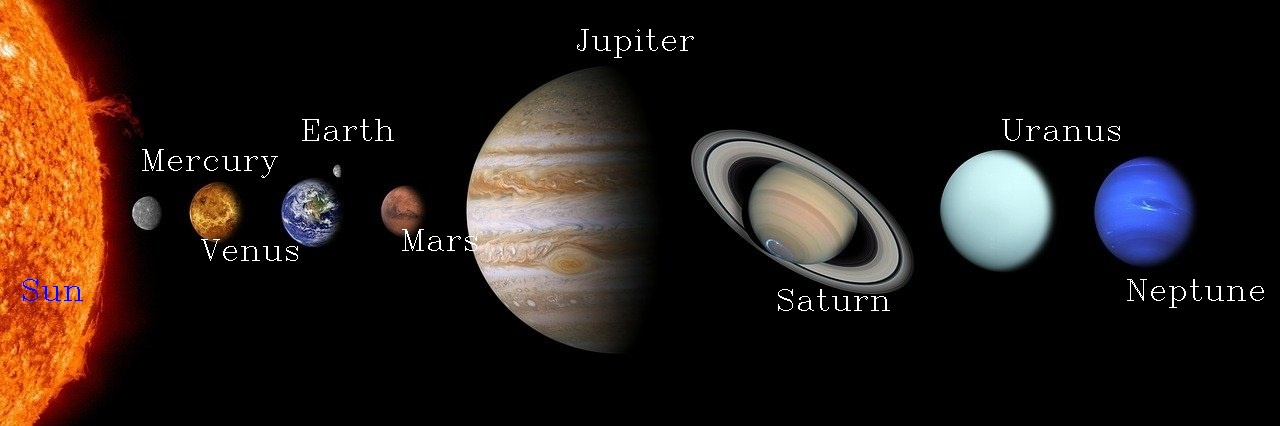
#> input picture Solar_systemwithname.jpg, 1280 x 426 px, found by its file name
$ python solar_planets.py
#> lines starting #> are read from the running program, lines starting #| are printed output that depends on the picture; after the words box and inside, x2 and y2 are one past the last pixel; in counts of white or black regions, pixels touching at a corner belong together
import cv2
img=cv2.imread("solar_systemwithname.jpg")
#> img is the input picture: shape (426, 1280, 3); mean B, G, R 22.5, 27.3, 37.9
cv2.imshow("output",img)
cv2.waitKey(0)
cv2.putText(img,
            "Sun",
            (20,300),
            cv2.FONT_HERSHEY_COMPLEX,
            1,
            (243,1,15)
            )
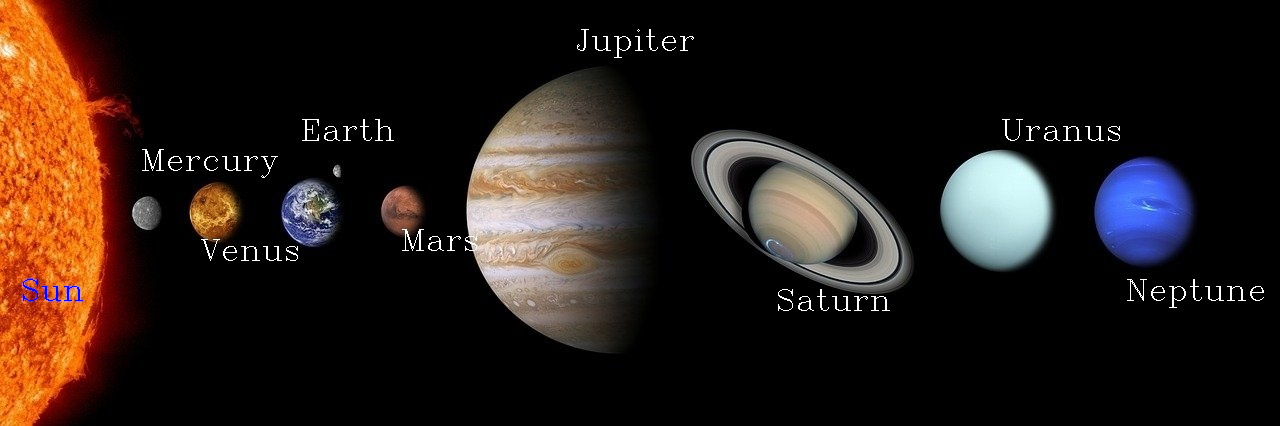
#> img: shape (426, 1280, 3); 0.04% of pixels changed, all inside (x1, y1, x2, y2) = (23, 279, 83, 301)
cv2.putText(img,
            "Mercury",
            (140,170),
            cv2.FONT_HERSHEY_COMPLEX,
            1,
            (255,255,255)
                )
#> img: shape (426, 1280, 3); 0.02% of pixels changed, all inside (x1, y1, x2, y2) = (144, 149, 276, 174)
cv2.putText(img,
            "Venus",
            (200,260),
            cv2.FONT_HERSHEY_COMPLEX,
            1,
            (255,255,255)
            )
#> img: shape (426, 1280, 3); mean B, G, R 22.5, 27.3, 37.9
cv2.putText(img,
            "Earth",
            (300,140),
            cv2.FONT_HERSHEY_COMPLEX,
            1,
            (255,255,255)
            )
#> img: shape (426, 1280, 3); mean B, G, R 22.5, 27.3, 37.9
cv2.putText(img,
            "Mars",
            (400,250),
            cv2.FONT_HERSHEY_COMPLEX,
            1,
            (255,255,255)
            )
#> img: shape (426, 1280, 3); mean B, G, R 22.5, 27.3, 37.9
cv2.putText(img,
            "Jupiter",
            (575,50),
            cv2.FONT_HERSHEY_COMPLEX,
            1,
            (255,255,255)
            )
#> img: shape (426, 1280, 3); mean B, G, R 22.5, 27.3, 37.9
cv2.putText(img,
            "Saturn",
            (775,310),
            cv2.FONT_HERSHEY_COMPLEX,
            1,
            (255,255,255)
            )
#> img: shape (426, 1280, 3); mean B, G, R 22.5, 27.3, 37.9
cv2.putText(img,
            "Uranus",
            (1000,140),
            cv2.FONT_HERSHEY_COMPLEX,
            1,
            (255,255,255)
            )
#> img: shape (426, 1280, 3); mean B, G, R 22.5, 27.3, 37.9
cv2.putText(img,
            "Neptune",
            (1125,300),
            cv2.FONT_HERSHEY_COMPLEX,
            1,
            (255,255,255)
            )
#> img: shape (426, 1280, 3); mean B, G, R 22.5, 27.3, 37.9
cv2.imwrite("Solar_systemwithname.jpg",img)
